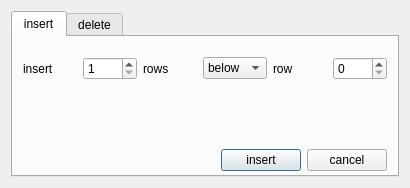
<?xml version="1.0" encoding="UTF-8"?>
<ui version="4.0">
 <class>RowDeleteInsertDialog</class>
 <widget class="QDialog" name="RowDeleteInsertDialog">
  <property name="geometry">
   <rect>
    <x>0</x>
    <y>0</y>
    <width>410</width>
    <height>188</height>
   </rect>
  </property>
  <property name="windowTitle">
   <string>Insert/Delete Rows</string>
  </property>
  <layout class="QVBoxLayout" name="verticalLayout">
   <item>
    <widget class="QTabWidget" name="tabWidget">
     <property name="currentIndex">
      <number>0</number>
     </property>
     <widget class="QWidget" name="tab">
      <attribute name="title">
       <string>insert</string>
      </attribute>
      <widget class="QWidget" name="layoutWidget">
       <property name="geometry">
        <rect>
         <x>10</x>
         <y>20</y>
         <width>364</width>
         <height>114</height>
        </rect>
       </property>
       <layout class="QVBoxLayout" name="verticalLayout_2">
        <item>
         <layout class="QHBoxLayout" name="horizontalLayout">
          <item>
           <widget class="QLabel" name="label">
            <property name="text">
             <string>insert</string>
            </property>
           </widget>
          </item>
          <item>
           <widget class="QSpinBox" name="numRowsWidget">
            <property name="minimum">
             <number>1</number>
            </property>
            <property name="maximum">
             <number>100</number>
            </property>
           </widget>
          </item>
          <item>
           <widget class="QLabel" name="label_2">
            <property name="text">
             <string>rows</string>
            </property>
           </widget>
          </item>
          <item>
           <widget class="QComboBox" name="insertLocationWidget">
            <item>
             <property name="text">
              <string>below</string>
             </property>
            </item>
            <item>
             <property name="text">
              <string>above</string>
             </property>
            </item>
           </widget>
          </item>
          <item>
           <widget class="QLabel" name="label_3">
            <property name="text">
             <string>row</string>
            </property>
           </widget>
          </item>
          <item>
           <widget class="QSpinBox" name="pivotRowLocation"/>
          </item>
         </layout>
        </item>
        <item>
         <spacer name="verticalSpacer">
          <property name="orientation">
           <enum>Qt::Vertical</enum>
          </property>
          <property name="sizeHint" stdset="0">
           <size>
            <width>20</width>
            <height>40</height>
           </size>
          </property>
         </spacer>
        </item>
        <item>
         <layout class="QHBoxLayout" name="horizontalLayout_2">
          <item>
           <spacer name="horizontalSpacer">
            <property name="orientation">
             <enum>Qt::Horizontal</enum>
            </property>
            <property name="sizeHint" stdset="0">
             <size>
              <width>40</width>
              <height>20</height>
             </size>
            </property>
           </spacer>
          </item>
          <item>
           <widget class="QPushButton" name="insertButton">
            <property name="text">
             <string>insert</string>
            </property>
           </widget>
          </item>
          <item>
           <widget class="QPushButton" name="insertCancelButton">
            <property name="text">
             <string>cancel</string>
            </property>
           </widget>
          </item>
         </layout>
        </item>
       </layout>
      </widget>
     </widget>
     <widget class="QWidget" name="tab_2">
      <attribute name="title">
       <string>delete</string>
      </attribute>
      <widget class="QWidget" name="">
       <property name="geometry">
        <rect>
         <x>10</x>
         <y>20</y>
         <width>371</width>
         <height>113</height>
        </rect>
       </property>
       <layout class="QVBoxLayout" name="verticalLayout_3">
        <item>
         <layout class="QHBoxLayout" name="horizontalLayout_3">
          <item>
           <widget class="QLabel" name="label_4">
            <property name="text">
             <string>delete row</string>
            </property>
           </widget>
          </item>
          <item>
           <widget class="QSpinBox" name="deleteRowWidget"/>
          </item>
          <item>
           <spacer name="horizontalSpacer_3">
            <property name="orientation">
             <enum>Qt::Horizontal</enum>
            </property>
            <property name="sizeHint" stdset="0">
             <size>
              <width>40</width>
              <height>20</height>
             </size>
            </property>
           </spacer>
          </item>
         </layout>
        </item>
        <item>
         <spacer name="verticalSpacer_2">
          <property name="orientation">
           <enum>Qt::Vertical</enum>
          </property>
          <property name="sizeHint" stdset="0">
           <size>
            <width>20</width>
            <height>40</height>
           </size>
          </property>
         </spacer>
        </item>
        <item>
         <layout class="QHBoxLayout" name="horizontalLayout_4">
          <item>
           <spacer name="horizontalSpacer_2">
            <property name="orientation">
             <enum>Qt::Horizontal</enum>
            </property>
            <property name="sizeHint" stdset="0">
             <size>
              <width>40</width>
              <height>20</height>
             </size>
            </property>
           </spacer>
          </item>
          <item>
           <widget class="QPushButton" name="deleteButton">
            <property name="text">
             <string>delete</string>
            </property>
           </widget>
          </item>
          <item>
           <widget class="QPushButton" name="deleteCancelButton">
            <property name="text">
             <string>cancel</string>
            </property>
           </widget>
          </item>
         </layout>
        </item>
       </layout>
      </widget>
     </widget>
    </widget>
   </item>
  </layout>
 </widget>
 <resources/>
 <connections/>
</ui>
